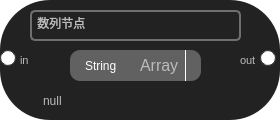
<?xml version="1.0" encoding="UTF-8"?>
<ui version="4.0">
 <class>GraphicsDataArrayNode</class>
 <widget class="QWidget" name="GraphicsDataArrayNode">
  <property name="geometry">
   <rect>
    <x>0</x>
    <y>0</y>
    <width>280</width>
    <height>120</height>
   </rect>
  </property>
  <property name="minimumSize">
   <size>
    <width>280</width>
    <height>120</height>
   </size>
  </property>
  <property name="maximumSize">
   <size>
    <width>280</width>
    <height>120</height>
   </size>
  </property>
  <property name="windowTitle">
   <string>Form</string>
  </property>
  <property name="styleSheet">
   <string notr="true">

background: rgba(73, 255, 109,0);
    color: #BBBBBB;
    font-family: &quot;Segoe UI&quot;;</string>
  </property>
  <widget class="QComboBox" name="comboBox">
   <property name="geometry">
    <rect>
     <x>70</x>
     <y>50</y>
     <width>131</width>
     <height>31</height>
    </rect>
   </property>
   <property name="font">
    <font>
     <family>Segoe UI</family>
     <pointsize>9</pointsize>
    </font>
   </property>
   <property name="styleSheet">
    <string notr="true">
QComboBox {border-radius:10px;background:rgb(97, 97, 97);color:#ffffff;
padding-left:15px;
}  

QComboBox QAbstractItemView {background:rgb(189, 189, 189);color:#ffffff;} 
 

QComboBox::drop-down{
width: 15px;
border-left: 1px solid #ffffff; 
}    

QComboBox::down-arrow {image: url(:/img/img/xia.png);height:30px;width:15px;}   

QListView::item{padding-left:15px;background:rgb(152, 152, 152);color:#ffffff;}  

QListView::item:selected{ 
color:#DCDCDC;
background:rgb(94,167,255);
}   

QListView::item:hover{ 
color:#DCDCDC;
background:rgb(94,167,255);
}</string>
   </property>
   <item>
    <property name="text">
     <string>String</string>
    </property>
   </item>
   <item>
    <property name="text">
     <string>long long</string>
    </property>
   </item>
   <item>
    <property name="text">
     <string>float</string>
    </property>
   </item>
   <item>
    <property name="text">
     <string>double</string>
    </property>
   </item>
   <item>
    <property name="text">
     <string>int</string>
    </property>
   </item>
  </widget>
  <widget class="QLabel" name="label">
   <property name="geometry">
    <rect>
     <x>240</x>
     <y>50</y>
     <width>31</width>
     <height>21</height>
    </rect>
   </property>
   <property name="font">
    <font>
     <family>Segoe UI</family>
     <pointsize>8</pointsize>
     <weight>50</weight>
     <bold>false</bold>
    </font>
   </property>
   <property name="text">
    <string>out</string>
   </property>
  </widget>
  <widget class="QLabel" name="nodeBackground">
   <property name="geometry">
    <rect>
     <x>0</x>
     <y>0</y>
     <width>280</width>
     <height>120</height>
    </rect>
   </property>
   <property name="minimumSize">
    <size>
     <width>280</width>
     <height>120</height>
    </size>
   </property>
   <property name="maximumSize">
    <size>
     <width>10000</width>
     <height>10000</height>
    </size>
   </property>
   <property name="styleSheet">
    <string notr="true">

background: #222222;
    color: #BBBBBB;
    font-family: &quot;Segoe UI&quot;;
border-radius:50%;
</string>
   </property>
   <property name="text">
    <string/>
   </property>
  </widget>
  <widget class="QLineEdit" name="dataArrayNodeData">
   <property name="geometry">
    <rect>
     <x>40</x>
     <y>90</y>
     <width>201</width>
     <height>21</height>
    </rect>
   </property>
   <property name="font">
    <font>
     <family>Segoe UI</family>
     <pointsize>9</pointsize>
     <weight>50</weight>
     <bold>false</bold>
    </font>
   </property>
   <property name="styleSheet">
    <string notr="true">border:1px solid rgba(255, 255, 255, 0)</string>
   </property>
   <property name="text">
    <string>null</string>
   </property>
  </widget>
  <widget class="QLabel" name="label_2">
   <property name="geometry">
    <rect>
     <x>20</x>
     <y>50</y>
     <width>31</width>
     <height>21</height>
    </rect>
   </property>
   <property name="font">
    <font>
     <family>Segoe UI</family>
     <pointsize>8</pointsize>
     <weight>50</weight>
     <bold>false</bold>
    </font>
   </property>
   <property name="text">
    <string>in</string>
   </property>
  </widget>
  <widget class="QLineEdit" name="dataArrayNodeName">
   <property name="geometry">
    <rect>
     <x>30</x>
     <y>10</y>
     <width>211</width>
     <height>31</height>
    </rect>
   </property>
   <property name="font">
    <font>
     <family>Segoe UI</family>
     <pointsize>9</pointsize>
     <weight>50</weight>
     <bold>false</bold>
    </font>
   </property>
   <property name="styleSheet">
    <string notr="true">border:2px solid rgb(111, 111, 111);
border-radius:5px;</string>
   </property>
   <property name="text">
    <string> 数列节点</string>
   </property>
  </widget>
  <widget class="QLabel" name="label_3">
   <property name="geometry">
    <rect>
     <x>140</x>
     <y>50</y>
     <width>51</width>
     <height>31</height>
    </rect>
   </property>
   <property name="font">
    <font>
     <family>Segoe UI</family>
     <pointsize>12</pointsize>
     <weight>50</weight>
     <bold>false</bold>
    </font>
   </property>
   <property name="text">
    <string>Array</string>
   </property>
  </widget>
  <widget class="OutputPort" name="outputPort">
   <property name="geometry">
    <rect>
     <x>260</x>
     <y>50</y>
     <width>16</width>
     <height>16</height>
    </rect>
   </property>
   <property name="minimumSize">
    <size>
     <width>0</width>
     <height>0</height>
    </size>
   </property>
   <property name="maximumSize">
    <size>
     <width>16777215</width>
     <height>16777215</height>
    </size>
   </property>
   <property name="styleSheet">
    <string notr="true">QPushButton {
							 border: 1px solid #333333;
							 padding: 4px;
							 border-radius:8px;

							 background-color: rgb(255, 255, 255);
						 }

						 QPushButton:hover {
							 background-color: rgb(52, 167, 255);
							 border-color: #444444;
						 }

						 QPushButton:pressed {
							 background-color: rgb(46, 39, 239);
							 border-color: #333333;
							 color: yellow;
						 }

						 QPushButton:disabled {
							 color: #333333;
						 }</string>
   </property>
   <property name="text">
    <string/>
   </property>
  </widget>
  <widget class="InputPort" name="inputPort">
   <property name="geometry">
    <rect>
     <x>0</x>
     <y>50</y>
     <width>16</width>
     <height>16</height>
    </rect>
   </property>
   <property name="minimumSize">
    <size>
     <width>0</width>
     <height>0</height>
    </size>
   </property>
   <property name="maximumSize">
    <size>
     <width>16777215</width>
     <height>16777215</height>
    </size>
   </property>
   <property name="styleSheet">
    <string notr="true">QPushButton {
							 border: 1px solid #333333;
							 padding: 4px;
							 border-radius:8px;

							 background-color: rgb(255, 255, 255);
						 }

						 QPushButton:hover {
							 background-color: rgb(52, 167, 255);
							 border-color: #444444;
						 }

						 QPushButton:pressed {
							 background-color: rgb(46, 39, 239);
							 border-color: #333333;
							 color: yellow;
						 }

						 QPushButton:disabled {
							 color: #333333;
						 }</string>
   </property>
   <property name="text">
    <string/>
   </property>
  </widget>
  <zorder>nodeBackground</zorder>
  <zorder>comboBox</zorder>
  <zorder>label</zorder>
  <zorder>dataArrayNodeData</zorder>
  <zorder>label_2</zorder>
  <zorder>dataArrayNodeName</zorder>
  <zorder>label_3</zorder>
  <zorder>outputPort</zorder>
  <zorder>inputPort</zorder>
 </widget>
 <customwidgets>
  <customwidget>
   <class>InputPort</class>
   <extends>QPushButton</extends>
   <header location="global">NodeShow/GraphicsNode/GraphicsNode/InputPort.h</header>
  </customwidget>
  <customwidget>
   <class>OutputPort</class>
   <extends>QPushButton</extends>
   <header location="global">NodeShow/GraphicsNode/GraphicsNode/OutputPort.h</header>
  </customwidget>
 </customwidgets>
 <resources/>
 <connections/>
</ui>
